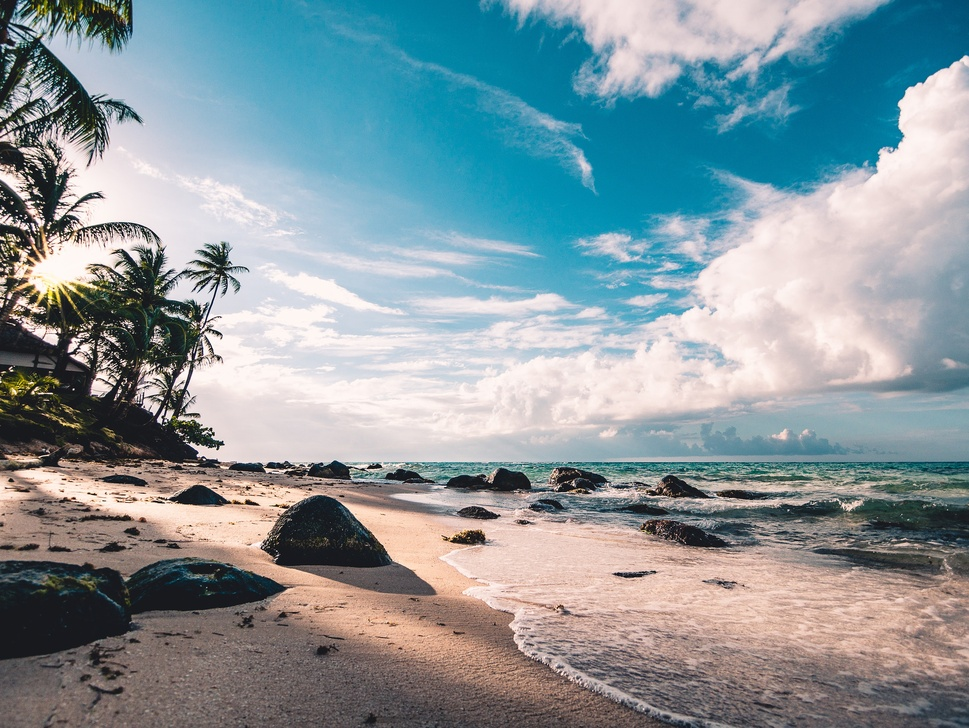
#> input picture 2022-11-03/beachbright.jpg, 969 x 728 px, shrunk from 2726 x 2047 before the run
$ jupyter execute --allow-errors chap1410.ipynb
#> lines starting #> are read from the running program, lines starting #| are printed output that depends on the picture
[cell 1]
import cv2
import numpy as np
from matplotlib import pyplot as plt

histograms

[cell 2]
img = cv2.imread('beach.jpg',0)
#> (the rest of this cell did not finish here and is left out)

[cell 3]
img = cv2.imread('beachbright.jpg',0)
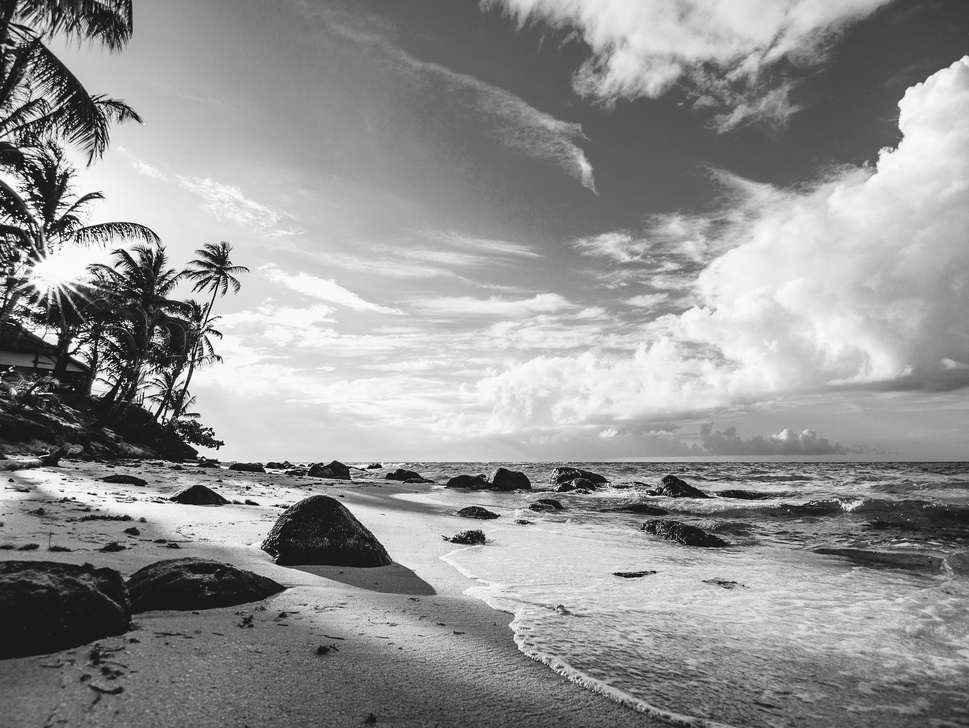
#> img: shape (728, 969); min 0, max 255, mean 147.1
plt.hist(img.ravel(),256,[0,256]); plt.show()
#> after `plt.hist(img.ravel(), 256, [0, 256])`:
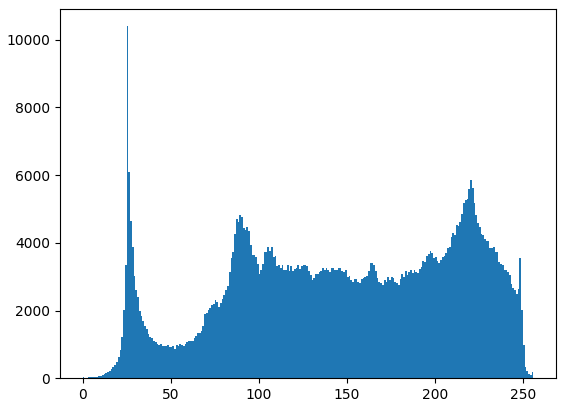
#> figure drawn by matplotlib, 1 panel; tallest bar 10402 high, from x = 25 to 26

[cell 4]
img = cv2.imread('beachbright.jpg')
#> img is the input picture: shape (728, 969, 3); mean B, G, R 156.5, 151.1, 135.9
color = ('b','g','r')
for i,col in enumerate(color):
    histr = cv2.calcHist([img],[i],None,[256],[0,256])
    plt.plot(histr,color = col)
    plt.xlim([0,256])
plt.show()
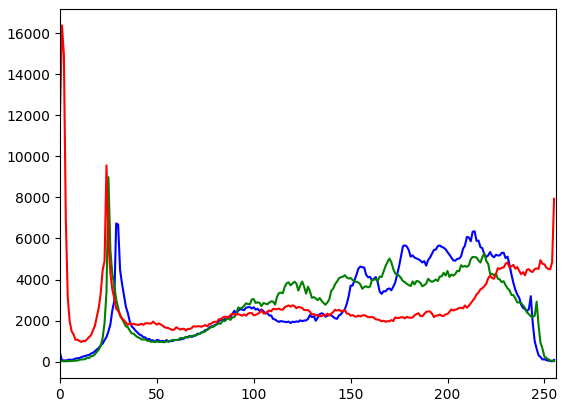
#> figure drawn by matplotlib, 1 panel; curve peaks at x = 29, y = 6731; curve peaks at x = 25, y = 8985; curve peaks at x = 1, y = 16374

[cell 5]
img = cv2.imread('beach.jpg')
color = ('b','g','r')
#> (the rest of this cell did not finish here and is left out)

[cell 6]
img = cv2.imread('beach.jpg',0)
#> (the rest of this cell did not finish here and is left out)

#> (a cell that did not finish here is left out)

#> (a cell that did not finish here is left out)

[cell 9]
img = cv2.imread('beach.jpg',0)
equ = cv2.equalizeHist(img)
res = np.hstack((img,equ)) #stacking images side-by-side
cv2.imwrite('res.png',res)
#> Out = True

$ run again, with 2022-11-03/face.png saved as 2022-11-03/beachbright.jpg
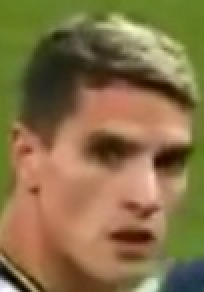
#> input picture 2022-11-03/face.png, 102 x 146 px (shown 2 times larger)
#> `img = cv2.imread('beachbright.jpg',0)`:
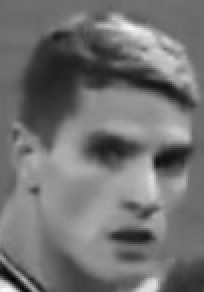
#> img: shape (146, 102) (shown 2 times larger); min 0, max 251, mean 114.2
#> img is the input picture: shape (146, 102, 3); mean B, G, R 71.5, 112.3, 134.1
#> `plt.show()`:
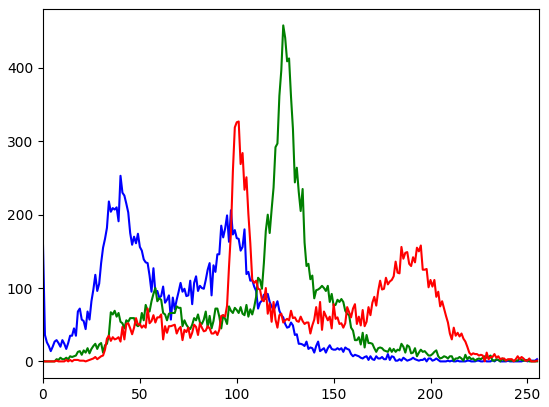
#> figure drawn by matplotlib, 1 panel; curve peaks at x = 40, y = 253; curve peaks at x = 124, y = 458; curve peaks at x = 101, y = 327
#> Out = True
